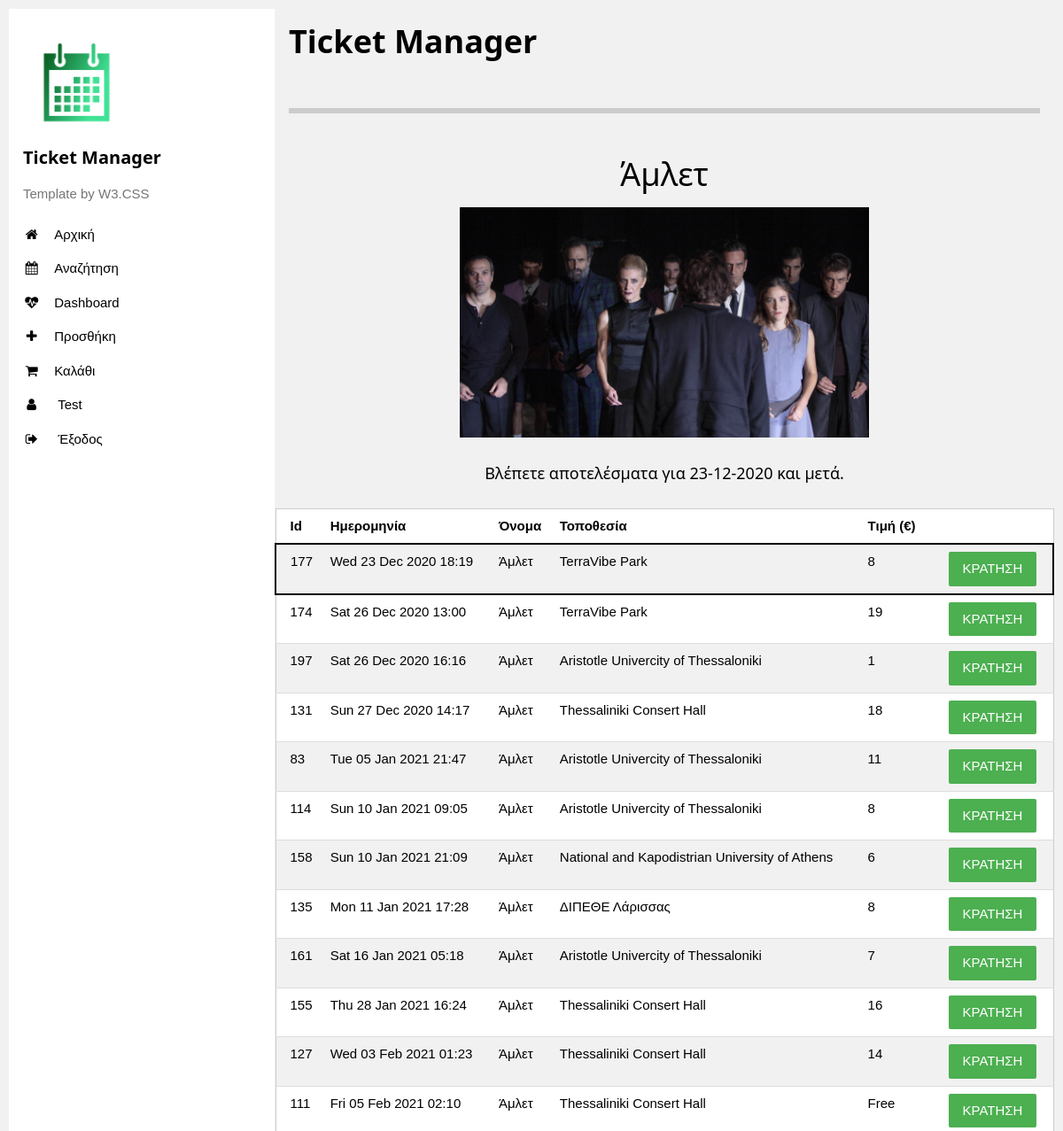
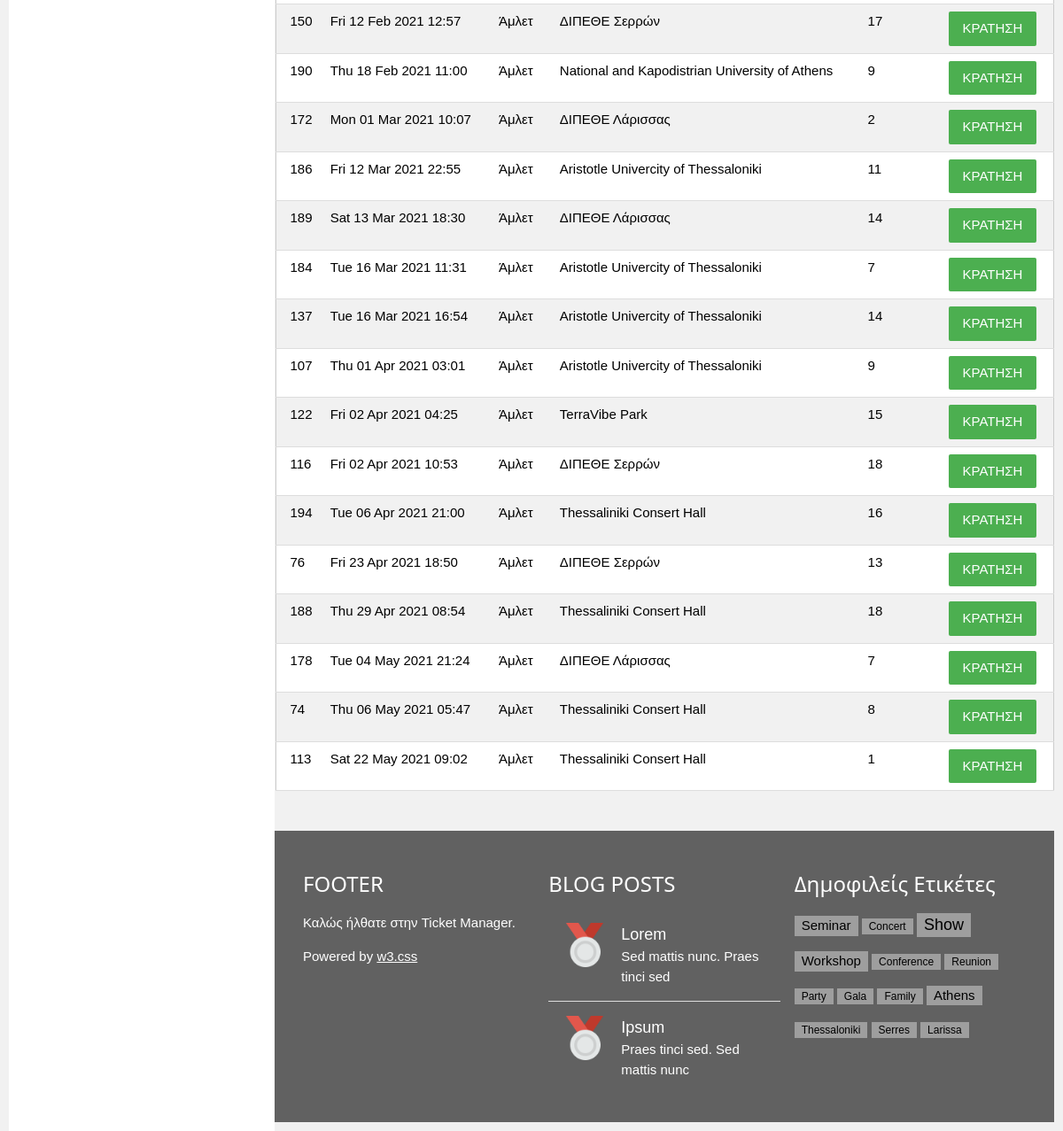
Screenshot of /event.php?eventid=177&familyeventid=1&date=2020-12-23 (signed in) with the database file from the repository (2 pictures, top to bottom).
### tables this page shows
CREATE TABLE `users` (
  `Id` varchar(450) NOT NULL,
  `UserName` varchar(450) NOT NULL,
  `NormallizedUserName` varchar(256) NOT NULL,
  `Email` varchar(256) NOT NULL,
  `NormallizedEmail` varchar(256) NOT NULL,
  `EmailConfirmed` bit(1) DEFAULT NULL,
  `PasswordHash` varchar(3000) NOT NULL,
  `SecurityStamp` datetime NOT NULL DEFAULT CURRENT_TIMESTAMP ON UPDATE CURRENT_TIMESTAMP,
  `ConcurrencyStamp` varchar(3000) NOT NULL,
  `PhoneNumber` varchar(15) NOT NULL,
  `PhoneNumberConfirmed` bit(1) NOT NULL,
  `TwoFactorEnabled` bit(1) NOT NULL,
  `LockoutEnd` datetime NOT NULL,
  `LockoutEnabled` bit(1) NOT NULL,
  `AccessFailedCount` int NOT NULL DEFAULT '0',
  `FirstName` varchar(3000) NOT NULL,
  `LastName` varchar(3000) NOT NULL,
  PRIMARY KEY (`Id`)
);

CREATE TABLE `familyevent` (
  `Id` int NOT NULL AUTO_INCREMENT,
  `Name` varchar(255) NOT NULL,
  `ImgUrl` varchar(400) NOT NULL,
  PRIMARY KEY (`Id`)
);

CREATE TABLE `event` (
  `Id` int NOT NULL AUTO_INCREMENT,
  `Name` varchar(255) NOT NULL,
  `Description` longtext NOT NULL,
  `ImgUrl` longtext NOT NULL,
  `VenueId` int NOT NULL,
  `EndTime` datetime NOT NULL,
  `FamilyEventId` int NOT NULL,
  `StartDateTime` datetime NOT NULL,
  `EventTypeId` int NOT NULL,
  `Price` double NOT NULL,
  PRIMARY KEY (`Id`),
  KEY `EventTypeId` (`EventTypeId`),
  KEY `FamilyEventId` (`FamilyEventId`),
  KEY `VenueId` (`VenueId`),
  CONSTRAINT `Event_EventTypeId_fk` FOREIGN KEY (`EventTypeId`) REFERENCES `eventtype` (`Id`),
  CONSTRAINT `Event_FamilyEventId_fk` FOREIGN KEY (`FamilyEventId`) REFERENCES `familyevent` (`Id`),
  CONSTRAINT `Event_VenueId_fk` FOREIGN KEY (`VenueId`) REFERENCES `venue` (`Id`)
);

CREATE TABLE `venue` (
  `Id` int NOT NULL AUTO_INCREMENT,
  `Name` varchar(3000) NOT NULL,
  `Address` varchar(3000) NOT NULL,
  `PostalCode` varchar(10) NOT NULL,
  `Phone` varchar(15) NOT NULL,
  `UserId` varchar(450) NOT NULL,
  `ImgUrl` varchar(3000) NOT NULL,
  `CityId` int NOT NULL,
  PRIMARY KEY (`Id`),
  KEY `UserId` (`UserId`),
  KEY `CityId` (`CityId`),
  CONSTRAINT `Venue_CityId_fk` FOREIGN KEY (`CityId`) REFERENCES `city` (`Id`),
  CONSTRAINT `Venue_UserId_fk` FOREIGN KEY (`UserId`) REFERENCES `users` (`Id`)
);

### event.php (the view, shortened to what this page needs)
<?php
include 'header.php';
$output = '';
if (!isset($_SESSION['userid']))
{
	exit(header('Location: /events/index.php'));
}
elseif (isset($_SESSION['userid']) && isset($_GET['familyeventid']) && isset($_GET['date']))
{
	require 'functions/dbconn.php';
	$eventid = $_GET['eventid'];
	$familyeventid = $_GET['familyeventid'];
	$selecteddate = $_GET['date'];
	$sql = "SELECT * FROM FamilyEvent WHERE Id='".$familyeventid."'";
	$result = mysqli_query($dbconn,$sql);
	$row = mysqli_fetch_assoc($result);
	makeheader($row);
	$sql = "SELECT * FROM event WHERE (FamilyEventId='".$familyeventid."' AND StartDateTime >='".$selecteddate."') ORDER BY StartDateTime ASC LIMIT 50";
	$result = mysqli_query($dbconn,$sql);
	$output .= '<table id="cart-table" style="width:100%" class="w3-table-all center">';
	$output .= '<tr>';
	$output .= '<th>Id</th>';
	$output .= '<th>Ημερομηνία</th>';
	$output .= '<th>Όνομα</th>';
	$output .= '<th>Τοποθεσία</th>';
	$output .= '<th>Τιμή (€)</th>';
	$output .= '<th> </th>';
	$output .= '</tr>';
	while ($row = mysqli_fetch_assoc($result))
	{
		$events[] = $row;
	}
	foreach ($events as $data) {
		output($data);
	}
	$output .= '</table>';
	echo $output;
}
?>
<?php
function makeheader($qrow)
{
	global $output, $familyeventid, $selecteddate, $dbconn;
	$output .= '<div class="center w3-container w3-margin">';
	$output .= '<h1> '.$qrow['Name'].' </h1>';
	$output .= '<img class="w3-image" style="max-height:260px;" src="images/'.$qrow['ImgUrl'].'">';
	$output .= '</div>';
	$outputdate = date('d-m-Y', strtotime($selecteddate));
	$output .= '<div class="center w3-container w3-margin">';
	$output .= '<h5>Βλέπετε αποτελέσματα για '.$outputdate.' και μετά.</h5>';
	$output .= '</div>';
}
function output($qrow)
{
	global $output, $eventid, $familyeventid, $dbconn, $selecteddate;
	$sqlstartdatetime = strtotime($qrow['StartDateTime']);
	$startdate = date("D d M Y", $sqlstartdatetime);
	$starttime = date("H:i", $sqlstartdatetime);
	$rowdate = date('Y-m-d', $sqlstartdatetime);
	if ($rowdate == $selecteddate && $qrow['Id'] == $eventid)
	{
		$output .= '<tr style="border:2px solid black">';
	}
	else
	{
		$output .= '<tr>';
	}
	$output .= '<td>'.$qrow['Id'].'</td>';
	$sql = "SELECT Name FROM venue WHERE Id='".$qrow['VenueId']."'";
	$result1 = mysqli_query($dbconn, $sql);
	$row1 = mysqli_fetch_assoc($result1);
	$output .= '<td>'.$startdate.' ';
	$output .= ''.$starttime.'</td>';
	$output .= '<td>'.$qrow['Name'].'</td>';
	$output .= '<td>'.$row1['Name'].'</td>';
	if ($qrow['Price'] > 0)
	{
		$output .= '<td>'.$qrow['Price'].'</td>';
	}
	else
	{
		$output .= '<td>Free</td>';
	}
	$output .= '<td><input id="seatreservation" type="button" value="ΚΡΑΤΗΣΗ"  class="w3-btn w3-green w3-btn w3-round-small w3-margin-left"></input></td>';
	$output .= '</tr>';
}
include 'footer.php';
?>

### header.php (shortened to what this page needs)
<?php
require 'functions/dbconn.php';
$page = basename($_SERVER['PHP_SELF']);
?>
<!DOCTYPE html>
<html>
<head>
	<link href="style/eventsStyle.css" rel="stylesheet" type="text/css" />
	<link href="style/w3.css" rel="stylesheet" type="text/css" />
	<link rel="stylesheet" type="text/css" href="https://cdnjs.cloudflare.com/ajax/libs/font-awesome/4.7.0/css/font-awesome.css">
</head>
<body>
<nav class="w3-sidebar w3-collapse w3-white w3-animate-left" style="z-index:3;width:300px;" id="sidebar"><br>
  <div class="w3-container">
    <img src="images/logo.png" style="width:45%;" class="w3-round">
    <h4><b>Ticket Manager</b></h4>
    <p class="w3-text-grey">Template by W3.CSS</p>
  </div>
  <div class="w3-bar-block">
    <a href="index.php" onclick="w3_close()" class="w3-bar-item w3-button w3-padding <?php if($page=='index.php'){echo 'w3-teal';} ?>"><i class="fa fa-home fa-fw w3-margin-right"></i>Αρχική</a>
    <a href="select.php" id="select.php" onclick="w3_close()" class="w3-bar-item w3-button w3-padding <?php if($page=='select.php'){echo 'w3-teal';} ?>"><i class="fa fa-calendar fa-fw w3-margin-right"></i>Αναζήτηση</a>
<?php
    if (isset($_SESSION['userid']) && $_SESSION['userid'] == '1')
    {
       $addevent = '<a href="new_event.php" onclick="w3_close()" class="w3-bar-item w3-button w3-padding ';
       $adminpanel = '<a href="dashboard.php" onclick="w3_close()" class="w3-bar-item w3-button w3-padding ';
       if($page =='new_event.php')
        {
          $addevent .= 'w3-teal"><i class="fa fa-plus fa-fw w3-margin-right"></i>Προσθήκη</a>';
          $adminpanel .= '"><i class="fa fa-heartbeat fa-fw w3-margin-right"></i>Dashboard</a>';
        }
        elseif($page =='dashboard.php')
        {
          $addevent .= '"><i class="fa fa-plus fa-fw w3-margin-right"></i>Προσθήκη</a>';
          $adminpanel .= 'w3-teal"><i class="fa fa-heartbeat fa-fw w3-margin-right"></i>Dashboard</a>';
        }
        else
        {
          $addevent .= '"><i class="fa fa-plus fa-fw w3-margin-right"></i>Προσθήκη</a>';
          $adminpanel .= '"><i class="fa fa-heartbeat fa-fw w3-margin-right"></i>Dashboard</a>';
        }
        echo $adminpanel.$addevent;
    }
?>
    <a href="cart.php" onclick="w3_close()" class="w3-bar-item w3-button w3-padding <?php if($page=='cart.php'){echo 'w3-teal';} ?>"><i class="fa fa-shopping-cart fa-fw w3-margin-right"></i>Καλάθι</a>
<?php
    if (isset($_SESSION['userid']))
    {
      $sql = "SELECT UserName FROM users WHERE Id=?";
      $stmt = mysqli_stmt_init($dbconn);
      if (!mysqli_stmt_prepare($stmt, $sql))
      {
        exit(header('Location: /logout.php?error=sqlerror'));
      }
      else
      {
        mysqli_stmt_bind_param($stmt,"s", $_SESSION['userid']);
        mysqli_stmt_execute($stmt);
        $result = mysqli_stmt_get_result($stmt);
        if ($row = mysqli_fetch_assoc($result))
        {
?>
          <a href="profile.php" id="profile.php" onclick="w3_close()" class="w3-bar-item w3-button w3-padding <?php if($page=='profile.php'){echo 'w3-teal';} ?>"><i class="fa fa-user fa-fw w3-margin-right"></i> <?php echo $row['UserName'];?></a>
          <a href="./functions/logout.php"  onclick="w3_close()" class="w3-bar-item w3-button w3-padding"><i class="fa fa-sign-out fa-fw w3-margin-right"></i> Έξοδος</a>
<?php
        }
      }
    }
?>
</div>
</nav>
<div id="w3-main" class="w3-main" style="margin-left:300px">
<header id="portfolio">
  <div class="w3-container">
  <h1><b>Ticket Manager</b></h1>
  <div class="w3-section w3-bottombar w3-padding-16"></div>
  </div>
</header>

### style/eventsStyle.css (style rules this page uses)
* { box-sizing: border-box; }
body { font-family: Arial; padding: 10px; background: #f1f1f1; }
div.center { text-align: center; }

### style/w3.css (style rules this page uses)
*,*:before,*:after { box-sizing:inherit }
html { -ms-text-size-adjust:100%;-webkit-text-size-adjust:100% }
body { margin:0 }
article,aside,details,figcaption,figure,footer,header,main,menu,nav,section { display:block }
a { background-color:transparent }
b,strong { font-weight:bolder }
img { border-style:none }
button,input,select,textarea,optgroup { font:inherit;margin:0 }
button,input { overflow:visible }
button,[type=button],[type=reset],[type=submit] { -webkit-appearance:button }
html,body { font-family:Verdana,sans-serif;font-size:15px;line-height:1.5 }
html { overflow-x:hidden }
h1 { font-size:36px }
h4 { font-size:20px }
h5 { font-size:18px }
h1,h2,h3,h4,h5,h6 { font-family:"Segoe UI",Arial,sans-serif;font-weight:400;margin:10px 0 }
.w3-image { max-width:100%;height:auto }
img { vertical-align:middle }
a { color:inherit }
.w3-table,.w3-table-all { border-collapse:collapse;border-spacing:0;width:100%;display:table }
.w3-table-all { border:1px solid #ccc }
.w3-bordered tr,.w3-table-all tr { border-bottom:1px solid #ddd }
.w3-table-all tr:nth-child(odd) { background-color:#fff }
.w3-table-all tr:nth-child(even) { background-color:#f1f1f1 }
.w3-table td,.w3-table th,.w3-table-all td,.w3-table-all th { padding:8px 8px;display:table-cell;text-align:left;vertical-align:top }
.w3-table th:first-child,.w3-table td:first-child,.w3-table-all th:first-child,.w3-table-all td:first-child { padding-left:16px }
.w3-btn,.w3-button { border:none;display:inline-block;padding:8px 16px;vertical-align:middle;overflow:hidden;text-decoration:none;color:inherit;background-color:inherit;text-align:center;cursor:pointer;white-space:nowrap }
.w3-btn,.w3-button { -webkit-touch-callout:none;-webkit-user-select:none;-khtml-user-select:none;-moz-user-select:none;-ms-user-select:none;user-select:none }
.w3-sidebar { height:100%;width:200px;background-color:#fff;position:fixed!important;z-index:1;overflow:auto }
.w3-main,#main { transition:margin-left .4s }
.w3-bar-block .w3-bar-item { width:100%;display:block;padding:8px 16px;text-align:left;border:none;white-space:normal;float:none;outline:0 }
.w3-container:after,.w3-container:before,.w3-panel:after,.w3-panel:before,.w3-row:after,.w3-row:before,.w3-row-padding:after,.w3-row-padding:before, .w3-cell-row:before,.w3-cell-row:after,.w3-clear:after,.w3-clear:before,.w3-bar:before,.w3-bar:after { content:"";display:table;clear:both }
@media (min-width:993px) { .w3-sidebar.w3-collapse { display:block!important } }
.w3-round-small { border-radius:2px }
.w3-round,.w3-round-medium { border-radius:4px }
.w3-container,.w3-panel { padding:0.01em 16px }
.w3-animate-left { position:relative;animation:animateleft 0.4s }
.w3-bottombar { border-bottom:6px solid #ccc!important }
.w3-section,.w3-code { margin-top:16px!important;margin-bottom:16px!important }
.w3-margin { margin:16px!important }
.w3-margin-left { margin-left:16px!important }
.w3-margin-right { margin-right:16px!important }
.w3-padding { padding:8px 16px!important }
.w3-padding-16 { padding-top:16px!important;padding-bottom:16px!important }
.w3-green,.w3-hover-green:hover { color:#fff!important;background-color:#4CAF50!important }
.w3-white,.w3-hover-white:hover { color:#000!important;background-color:#fff!important }
.w3-text-grey,.w3-hover-text-grey:hover,.w3-text-gray,.w3-hover-text-gray:hover { color:#757575!important }

### rows the page displays
users: UserName "Test"
familyevent: Name "Άμλετ", ImgUrl (picture)
event: Id "177", StartDateTime "Wed 23 Dec 2020", StartDateTime "18:19", Name "Άμλετ", Price "8"
venue: Name "TerraVibe Park TerraVibe Park TerraVibe Park"
event: Id "174", StartDateTime "Sat 26 Dec 2020", StartDateTime "13:00", Name "Άμλετ", Price "19"
event: Id "197", StartDateTime "Sat 26 Dec 2020", StartDateTime "16:16", Name "Άμλετ", Price "1"
venue: Name "Aristotle Univercity of Thessaloniki Aristotle Univercity of Thessaloniki Aristotle Univercity of Thessaloniki Aristotle Univercity of Thessaloniki Aristotle Univercity of Thessaloniki Aristotle Univercity of Thessaloniki Aristotle Univercity of Thessaloniki Aristotle Univercity of Thessaloniki"
event: Id "131", StartDateTime "Sun 27 Dec 2020", StartDateTime "14:17", Name "Άμλετ", Price "18"
venue: Name "Thessaliniki Consert Hall Thessaliniki Consert Hall Thessaliniki Consert Hall Thessaliniki Consert Hall Thessaliniki Consert Hall Thessaliniki Consert Hall Thessaliniki Consert Hall Thessaliniki Consert Hall"
event: Id "83", StartDateTime "Tue 05 Jan 2021", StartDateTime "21:47", Name "Άμλετ", Price "11"
event: Id "114", StartDateTime "Sun 10 Jan 2021", StartDateTime "09:05", Name "Άμλετ", Price "8"
event: Id "158", StartDateTime "Sun 10 Jan 2021", StartDateTime "21:09", Name "Άμλετ", Price "6"
venue: Name "National and Kapodistrian University of Athens National and Kapodistrian University of Athens"
event: Id "135", StartDateTime "Mon 11 Jan 2021", StartDateTime "17:28", Name "Άμλετ", Price "8"
venue: Name "ΔΙΠΕΘΕ Λάρισσας ΔΙΠΕΘΕ Λάρισσας ΔΙΠΕΘΕ Λάρισσας ΔΙΠΕΘΕ Λάρισσας"
event: Id "161", StartDateTime "Sat 16 Jan 2021", StartDateTime "05:18", Name "Άμλετ", Price "7"
event: Id "155", StartDateTime "Thu 28 Jan 2021", StartDateTime "16:24", Name "Άμλετ", Price "16"
event: Id "127", StartDateTime "Wed 03 Feb 2021", StartDateTime "01:23", Name "Άμλετ", Price "14"
event: Id "111", StartDateTime "Fri 05 Feb 2021", StartDateTime "02:10", Name "Άμλετ"
event: Id "150", StartDateTime "Fri 12 Feb 2021", StartDateTime "12:57", Name "Άμλετ", Price "17"
venue: Name "ΔΙΠΕΘΕ Σερρών ΔΙΠΕΘΕ Σερρών ΔΙΠΕΘΕ Σερρών"
event: Id "190", StartDateTime "Thu 18 Feb 2021", StartDateTime "11:00", Name "Άμλετ", Price "9"
event: Id "172", StartDateTime "Mon 01 Mar 2021", StartDateTime "10:07", Name "Άμλετ", Price "2"
event: Id "186", StartDateTime "Fri 12 Mar 2021", StartDateTime "22:55", Name "Άμλετ", Price "11"
event: Id "189", StartDateTime "Sat 13 Mar 2021", StartDateTime "18:30", Name "Άμλετ", Price "14"
event: Id "184", StartDateTime "Tue 16 Mar 2021", StartDateTime "11:31", Name "Άμλετ", Price "7"
event: Id "137", StartDateTime "Tue 16 Mar 2021", StartDateTime "16:54", Name "Άμλετ", Price "14"
event: Id "107", StartDateTime "Thu 01 Apr 2021", StartDateTime "03:01", Name "Άμλετ", Price "9"
event: Id "122", StartDateTime "Fri 02 Apr 2021", StartDateTime "04:25", Name "Άμλετ", Price "15"
event: Id "116", StartDateTime "Fri 02 Apr 2021", StartDateTime "10:53", Name "Άμλετ", Price "18"
event: Id "194", StartDateTime "Tue 06 Apr 2021", StartDateTime "21:00", Name "Άμλετ", Price "16"
event: Id "76", StartDateTime "Fri 23 Apr 2021", StartDateTime "18:50", Name "Άμλετ", Price "13"
event: Id "188", StartDateTime "Thu 29 Apr 2021", StartDateTime "08:54", Name "Άμλετ", Price "18"
event: Id "178", StartDateTime "Tue 04 May 2021", StartDateTime "21:24", Name "Άμλετ", Price "7"
event: Id "74", StartDateTime "Thu 06 May 2021", StartDateTime "05:47", Name "Άμλετ", Price "8"
event: Id "113", StartDateTime "Sat 22 May 2021", StartDateTime "09:02", Name "Άμλετ", Price "1"

### other values shown
$outputdate "23-12-2020"
